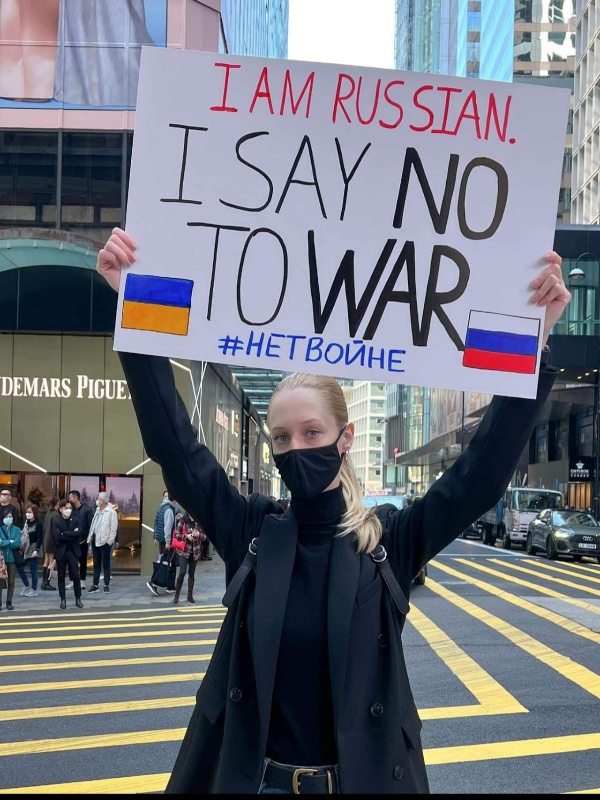
#> input picture Object_Detection/img2.jpeg, 600 x 800 px, found by its file name
$ python Blurring_Techniques.py
#> lines starting #> are read from the running program, lines starting #| are printed output that depends on the picture
# Blurring Technique
import cv2 as cv
img = cv.imread('../../Obj_Detection/img2.jpeg')
#> img is the input picture: shape (800, 600, 3); mean B, G, R 126.6, 117.9, 115

# Averaging
avarage = cv.blur(img,(7,7))
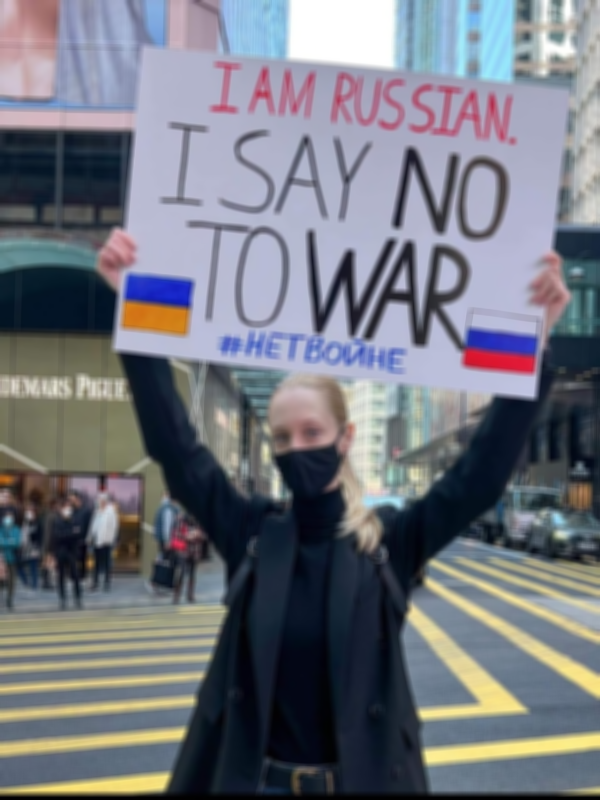
#> avarage: shape (800, 600, 3); mean B, G, R 126.6, 117.9, 115
cv.imshow('avarage',avarage)

#Gauusian Blur
Gaussian = cv.GaussianBlur(img,(7,7),0)
cv.imshow('Gaussian',Gaussian)

#Median Blur #ksize will me a 2x2 matrix
Median = cv.medianBlur(img,7)
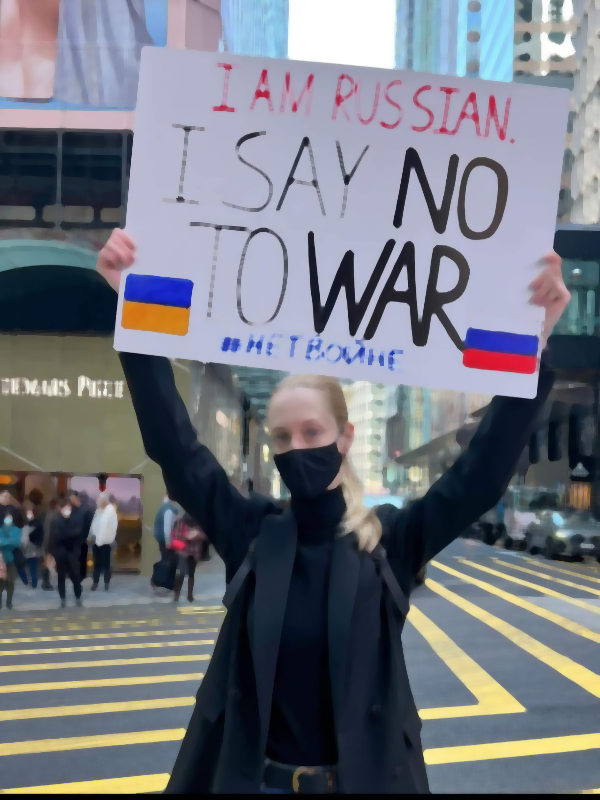
#> Median: shape (800, 600, 3); mean B, G, R 127.1, 118.1, 114.7
cv.imshow('Median',Median)

#Bilateralb Blur #it apply bluring but retains the edges in the image
bilateral = cv.bilateralFilter(img,11,150,150)
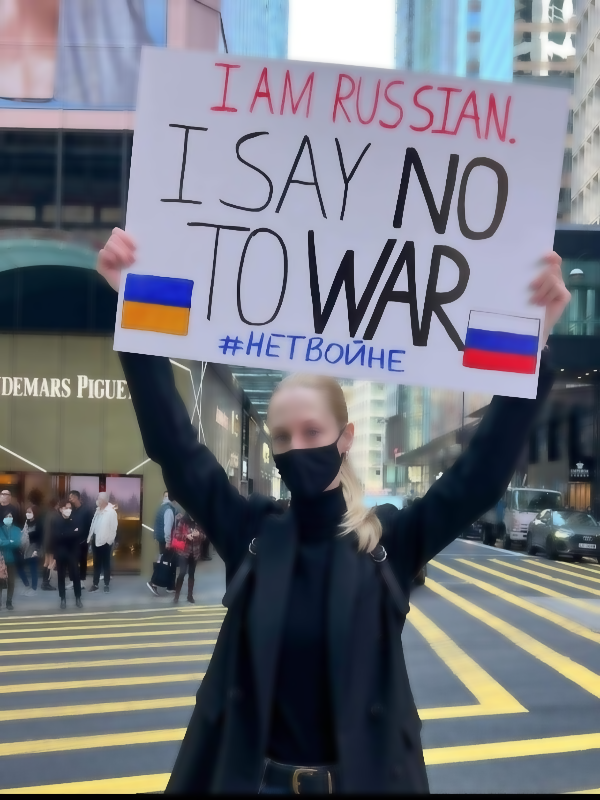
#> bilateral: shape (800, 600, 3); mean B, G, R 126.7, 117.9, 114.9
cv.imshow('bilateral',bilateral)

cv.waitKey(0)
